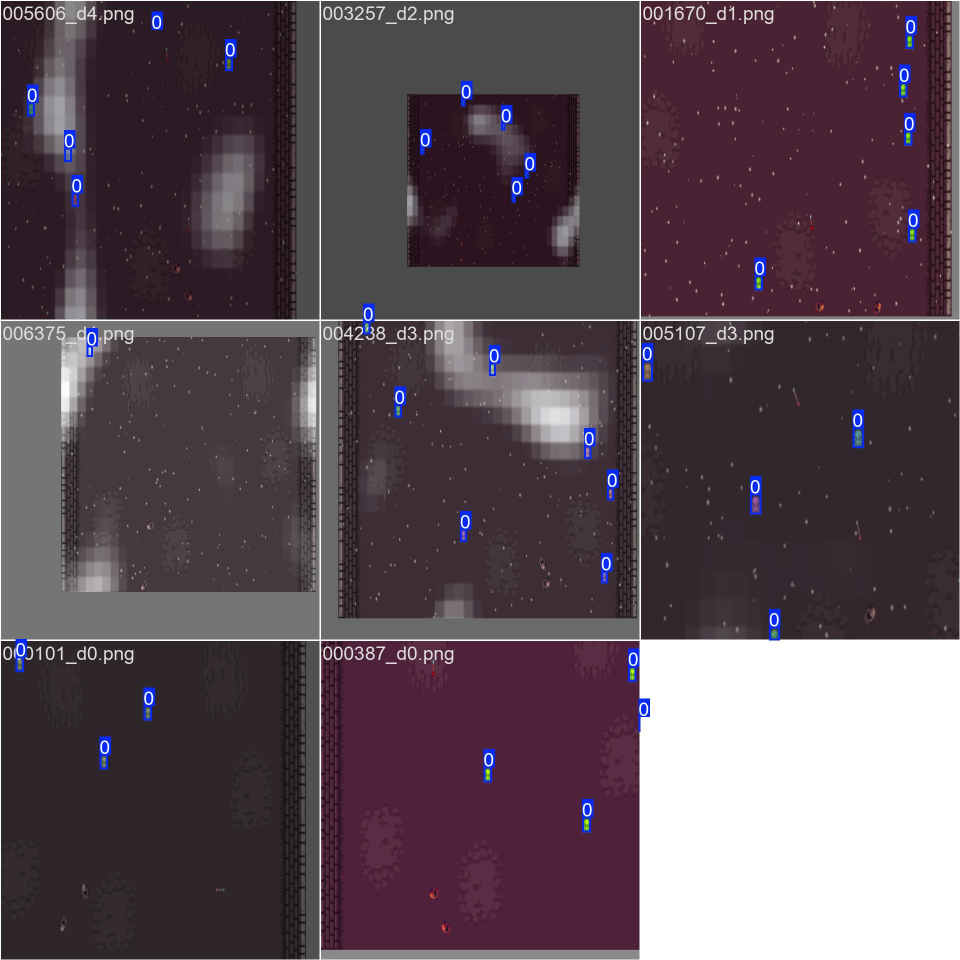
#> input picture submission_models/rt_detr/rt_detr/train_batch0.jpg, 1920 x 1920 px (shown at 1/2 size)
$ python -i preprocessing.py   (imports and definitions only)   (older library calls are emulated)
#> lines starting #> are read from the running program, lines starting #| are printed output that depends on the picture; after the words box and inside, x2 and y2 are one past the last pixel; in counts of white or black regions, pixels touching at a corner belong together
"""Configurable image preprocessing pipeline for zombie detection.

Each transform takes (image_hwc_uint8, boxes_n4) and returns the same.
Transforms can be composed and toggled via config.
"""

import cv2
import numpy as np


class Resize:
    """Resize image to (target_h, target_w). Boxes are NOT rescaled here
    because the dataset handles coordinate scaling at target-creation time
    using the original screen dimensions."""

    def __init__(self, target_h: int, target_w: int):
        self.target_h = target_h
        self.target_w = target_w

    def __call__(self, image: np.ndarray, boxes: np.ndarray):
        image = cv2.resize(image, (self.target_w, self.target_h), interpolation=cv2.INTER_LINEAR)
        return image, boxes


class ToGrayscale:
    """Convert to single-channel grayscale, then replicate to 3 channels
    so the tensor shape stays consistent."""

    # [4 lines left out: function __call__, not called in this run]


class AddEdgeChannel:
    """Append a Canny edge-detection channel, making the image 4-channel."""

    def __init__(self, low_thresh: int = 50, high_thresh: int = 150):
        self.low = low_thresh
        self.high = high_thresh

    # [5 lines left out: function __call__, not called in this run]


MANUAL_FEATURE_NAMES = ["edge_magnitude", "gradient_orientation", "hsv_saturation", "lbp"]
NUM_MANUAL_FEATURES = len(MANUAL_FEATURE_NAMES)


def _compute_lbp(gray: np.ndarray) -> np.ndarray:
    """Simplified 8-neighbor Local Binary Pattern."""
    h, w = gray.shape
    lbp = np.zeros((h, w), dtype=np.uint8)
    padded = cv2.copyMakeBorder(gray, 1, 1, 1, 1, cv2.BORDER_REFLECT)
    offsets = [(-1, -1), (-1, 0), (-1, 1), (0, 1), (1, 1), (1, 0), (1, -1), (0, -1)]
    for bit, (dr, dc) in enumerate(offsets):
        neighbor = padded[1 + dr: 1 + dr + h, 1 + dc: 1 + dc + w]
        lbp |= ((neighbor >= gray).astype(np.uint8) << bit)
    return lbp


def compute_manual_features(image: np.ndarray) -> np.ndarray:
    """Compute 4 handcrafted feature maps from an RGB(+) image.

    Returns (H, W, 4) uint8 array with channels:
      0: edge magnitude (Sobel)
      1: gradient orientation
      2: HSV saturation
      3: Local Binary Pattern
    """
    rgb = image[:, :, :3]
    gray = cv2.cvtColor(rgb, cv2.COLOR_RGB2GRAY)

    sx = cv2.Sobel(gray, cv2.CV_32F, 1, 0, ksize=3)
    sy = cv2.Sobel(gray, cv2.CV_32F, 0, 1, ksize=3)

    edge_mag = np.sqrt(sx ** 2 + sy ** 2)
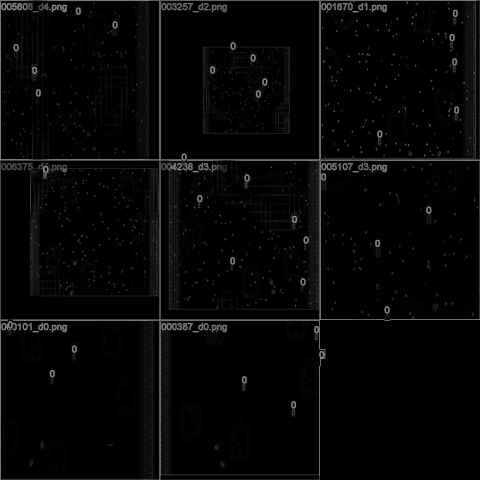
#> edge_mag: shape (1920, 1920) float32 (shown at 1/4 size); min 0, max 951, mean 22.2; drawn with min black and max white
    mag_max = edge_mag.max()
#> mag_max = 951
    if mag_max > 0:
        edge_mag = (edge_mag / mag_max * 255).clip(0, 255).astype(np.uint8)
    else:
        edge_mag = edge_mag.astype(np.uint8)

    grad_orient = ((np.arctan2(sy, sx) / np.pi + 1) * 127.5).astype(np.uint8)

    hsv = cv2.cvtColor(rgb, cv2.COLOR_RGB2HSV)
#> hsv: shape (1920, 1920, 3); mean H, S, V 120.5, 62.9, 94.1
    saturation = hsv[:, :, 1]

    lbp = _compute_lbp(gray)
#> the loop in _compute_lbp, `for bit, (dr, dc) in enumerate(offsets):` made 8 passes
#> pass 1, in _compute_lbp, `lbp |= ((neighbor >= gray).astype(np.uint8) << bit)`:
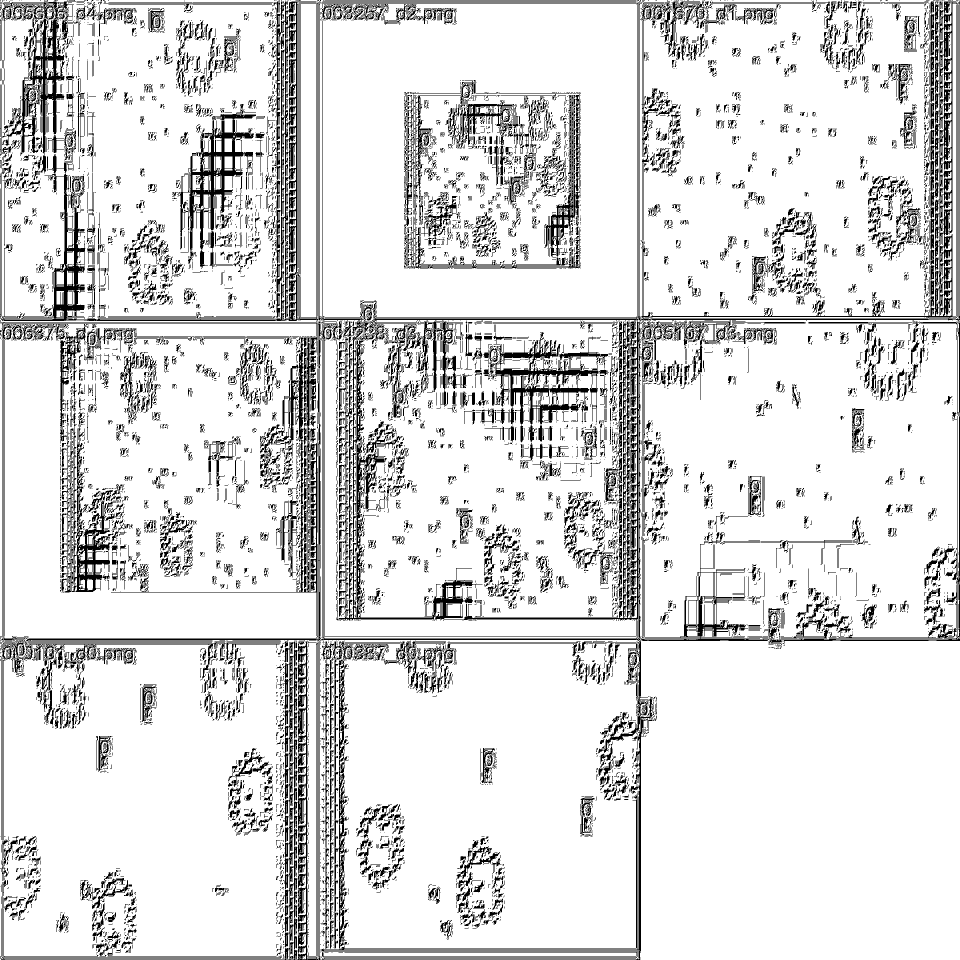
#> lbp: shape (1920, 1920) (shown at 1/2 size); values 0 (black) and 1 (white), 86.5% white; 11709 black regions (9366 under 20 px), largest, box (x1, y1, x2, y2) and area: (642, 643, 1561, 1920) 46418, (643, 0, 1920, 836) 31105, (2, 3, 642, 642) 27693

    return np.stack([edge_mag, grad_orient, saturation, lbp], axis=-1)
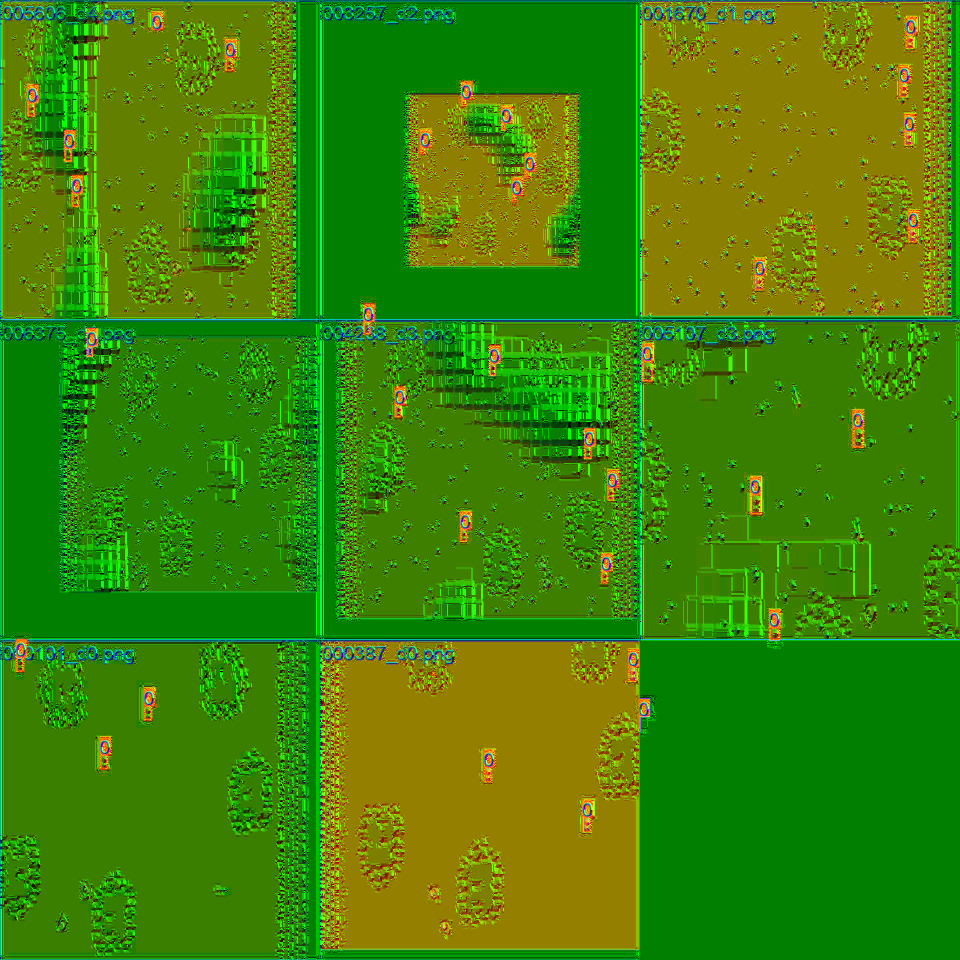
#> returned value: shape (1920, 1920, 4) (shown at 1/2 size); mean of channels 0, 1, 2, 3 5.8, 131, 62.9, 225.2; drawn as B, G, R


class AddManualFeatures:
    """Append 4 handcrafted feature channels to the image.

    Optional channel_mask allows zeroing out specific feature channels
    for ablation experiments (indices 0-3 map to MANUAL_FEATURE_NAMES).
    """

    def __init__(self, channel_mask: list[bool] | None = None):
        self.channel_mask = channel_mask

    # [7 lines left out: function __call__, not called in this run]


class RandomHorizontalFlip:
    """Flip image and boxes horizontally with probability p."""

    def __init__(self, p: float = 0.5):
        self.p = p

    # [8 lines left out: function __call__, not called in this run]


class RandomBrightnessContrast:
    """Random brightness and contrast jitter."""

    def __init__(self, brightness_range=(0.85, 1.15), contrast_range=(0.85, 1.15)):
        self.b_range = brightness_range
        self.c_range = contrast_range

    # [8 lines left out: function __call__, not called in this run]


class GaussianBlur:
    """Mild Gaussian blur."""

    def __init__(self, kernel_size: int = 3, sigma: float = 0.5):
        self.ksize = kernel_size
        self.sigma = sigma

    def __call__(self, image: np.ndarray, boxes: np.ndarray):
        image = cv2.GaussianBlur(image, (self.ksize, self.ksize), self.sigma)
        return image, boxes


class Compose:
    """Chain multiple (image, boxes) transforms."""

    def __init__(self, transforms: list):
        self.transforms = transforms

    # [49 lines left out: functions __call__, build_preprocessing_pipeline, not called in this run]

>>> import cv2
>>> picture = cv2.cvtColor(cv2.imread('../submission_models/rt_detr/rt_detr/train_batch0.jpg'), cv2.COLOR_BGR2RGB)
>>> result = compute_manual_features(picture)

$ run again, on submission_models/rt_detr/rt_detr/train_batch1.jpg
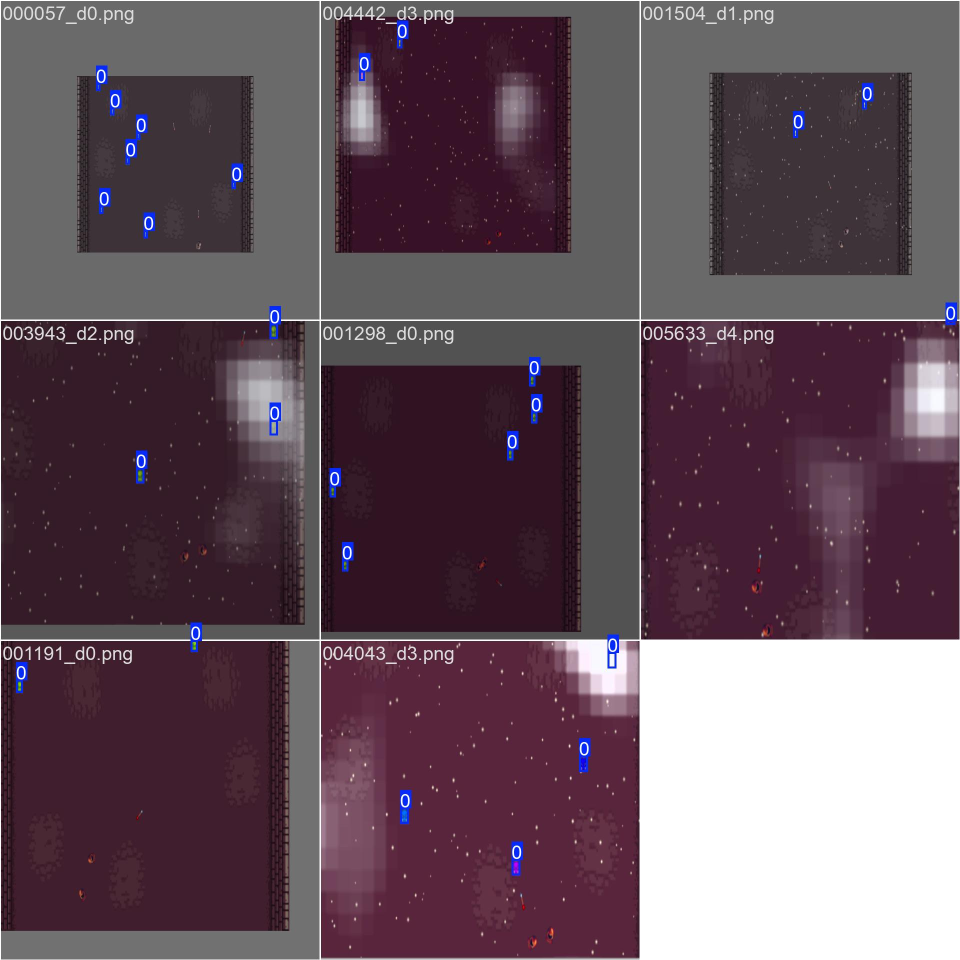
#> input picture submission_models/rt_detr/rt_detr/train_batch1.jpg, 1920 x 1920 px (shown at 1/2 size)
#> mag_max = 990
#> hsv: shape (1920, 1920, 3); mean H, S, V 104.9, 76.6, 102
#> the loop in _compute_lbp, `for bit, (dr, dc) in enumerate(offsets):` made 8 passes
#> pass 1, in _compute_lbp, `lbp |= ((neighbor >= gray).astype(np.uint8) << bit)`:
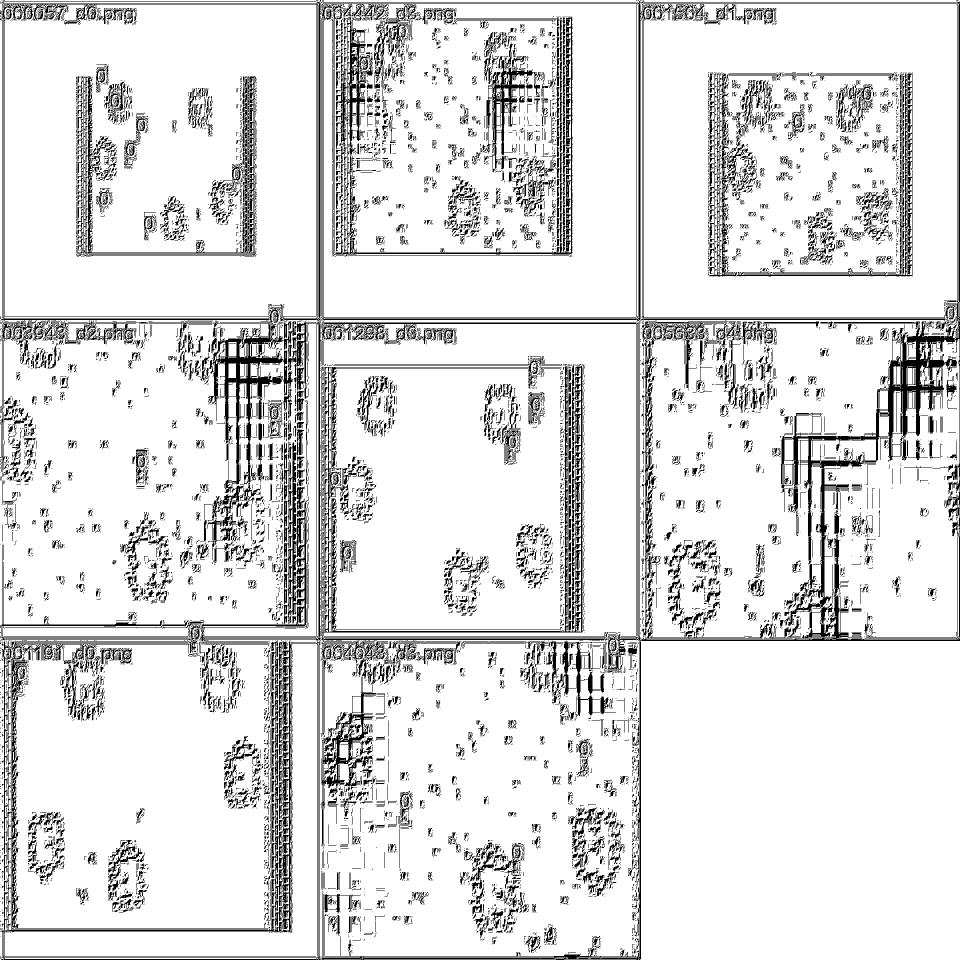
#> lbp: shape (1920, 1920) (shown at 1/2 size); values 0 (black) and 1 (white), 87.9% white; 11189 black regions (8918 under 20 px), largest, box (x1, y1, x2, y2) and area: (1214, 3, 1920, 1345) 41047, (2, 642, 1282, 1920) 39552, (642, 712, 1216, 1282) 19799
#> in compute_manual_features, `return np.stack([edge_mag, grad_orient, saturation, lbp], axis=-1)`:
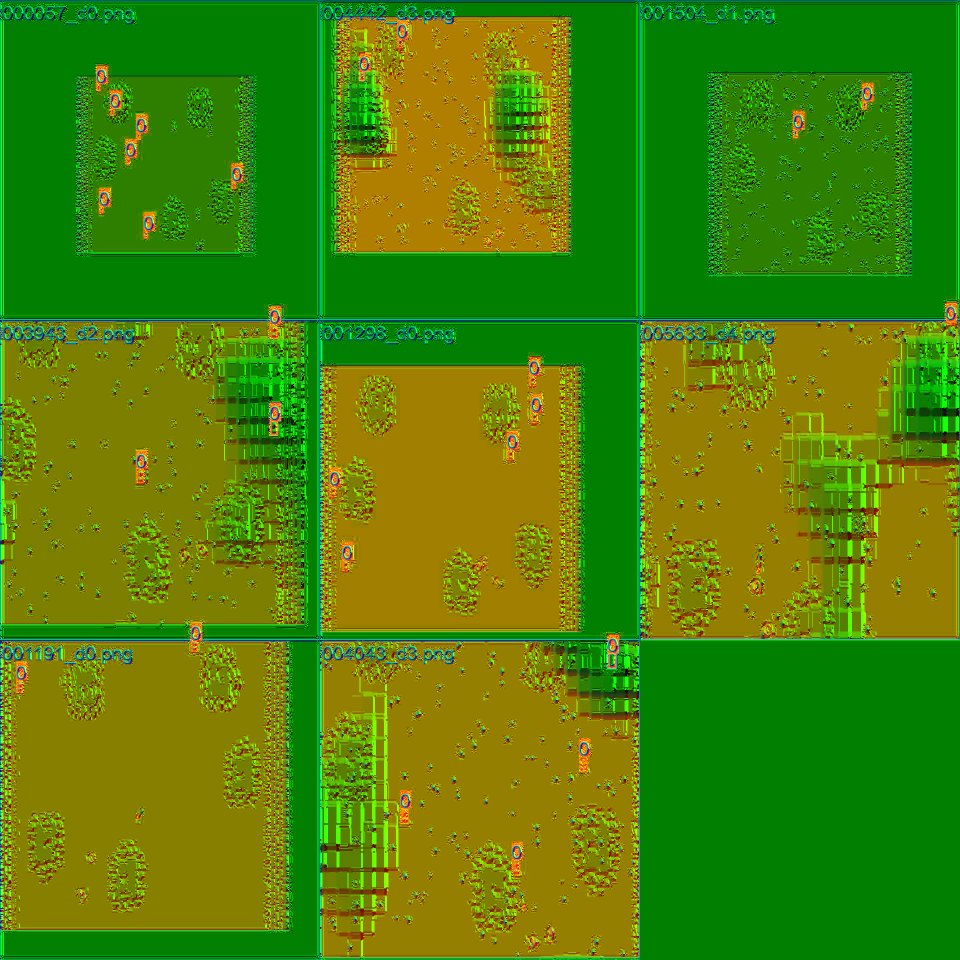
#> returned value: shape (1920, 1920, 4) (shown at 1/2 size); mean of channels 0, 1, 2, 3 5.2, 130, 76.6, 228.1; drawn as B, G, R
